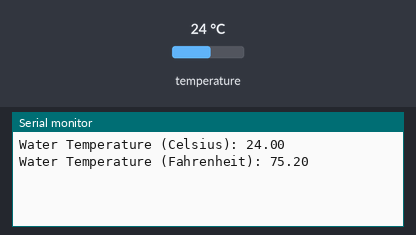
A sketch run on a simulated Arduino Uno, built with avr-gcc and run on an emulated ATmega328P. Shown: the last lines printed to the serial monitor. Inputs (shaded band) come from the test bench; at power-on: temperature 24 °C.

Above: at 1.5 s.
1.6 s: temperature set to 12 °C
At 3.4 s:
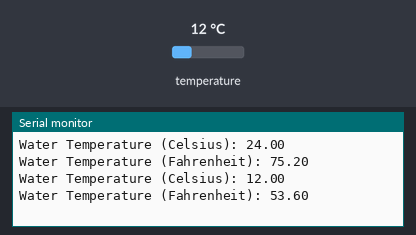
3.7 s: temperature set to 19 °C
At 5.8 s:
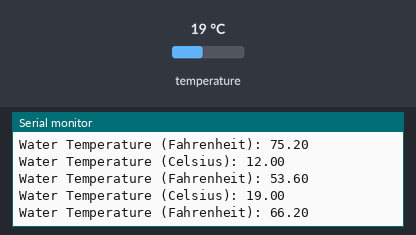
Timing chart, 0 to 7.3 s (numbered marks = the images above; inputs shaded):
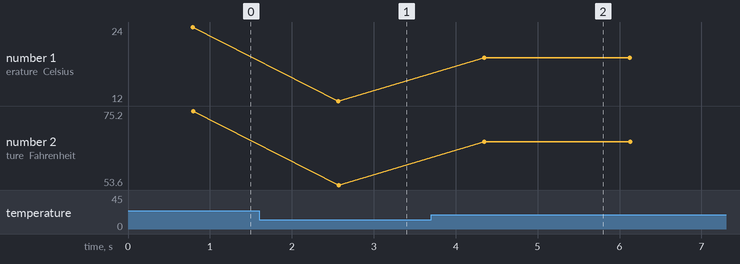

Measured:
- after the input at 1.6 s, the serial monitor: prints a new line after 0.97 s (image 1)
- after the input at 3.7 s, the serial monitor: prints a new line after 0.65 s (image 2)
- plotted number 1: 24 → 12 after the input at 1.6 s, 12 → 19 after the input at 3.7 s
- plotted number 2: 75.2 → 53.6 after the input at 1.6 s, 53.6 → 66.2 after the input at 3.7 s

The sketch:

Basic_example_DS18B20.ino
```cpp
/*
 *  BASIC EXAMPLE OF DS18B20 TEMPERATURE SENSOR
 *
 *  This sketch reads and prints the temperature from a DS18B20 temperature sensor every second.
 *  Author: Juan Francisco Fuentes Pérez - My Circuits 2024
 *  Last Edit: 08/03/24
 */

/* LIBRARIES */
#include <OneWire.h>
#include <DallasTemperature.h>

/* DIGITAL WIRE TEMPERATURE SETUP */
#define ONE_WIRE_BUS 16 // Digital pin for sensor connection

OneWire oneWire(ONE_WIRE_BUS); // Setup a OneWire instance to communicate with any OneWire devices
DallasTemperature sensors(&oneWire); // Pass our OneWire reference to Dallas Temperature

/* VARIABLES */
float waterTemp_C = 0; // Water temperature in Celsius
float waterTemp_F = 0; // Water temperature in Fahrenheit

void setup(void)
{
  Serial.begin(115200); // Initialize serial communication

  // Initialize temperature sensor
  sensors.begin();
}

void loop(void)
{
  // Read water temperature
  sensors.requestTemperatures(); // Send command to get temperature readings
  waterTemp_C = sensors.getTempCByIndex(0); // Get temperature in Celsius
  waterTemp_F = sensors.getTempFByIndex(0); // Get temperature in Fahrenheit

  // Print temperature readings
  Serial.print("Water Temperature (Celsius): ");
  Serial.println(waterTemp_C);
  Serial.print("Water Temperature (Fahrenheit): ");
  Serial.println(waterTemp_F);

  delay(1000); // Wait for 1 second
}
```
